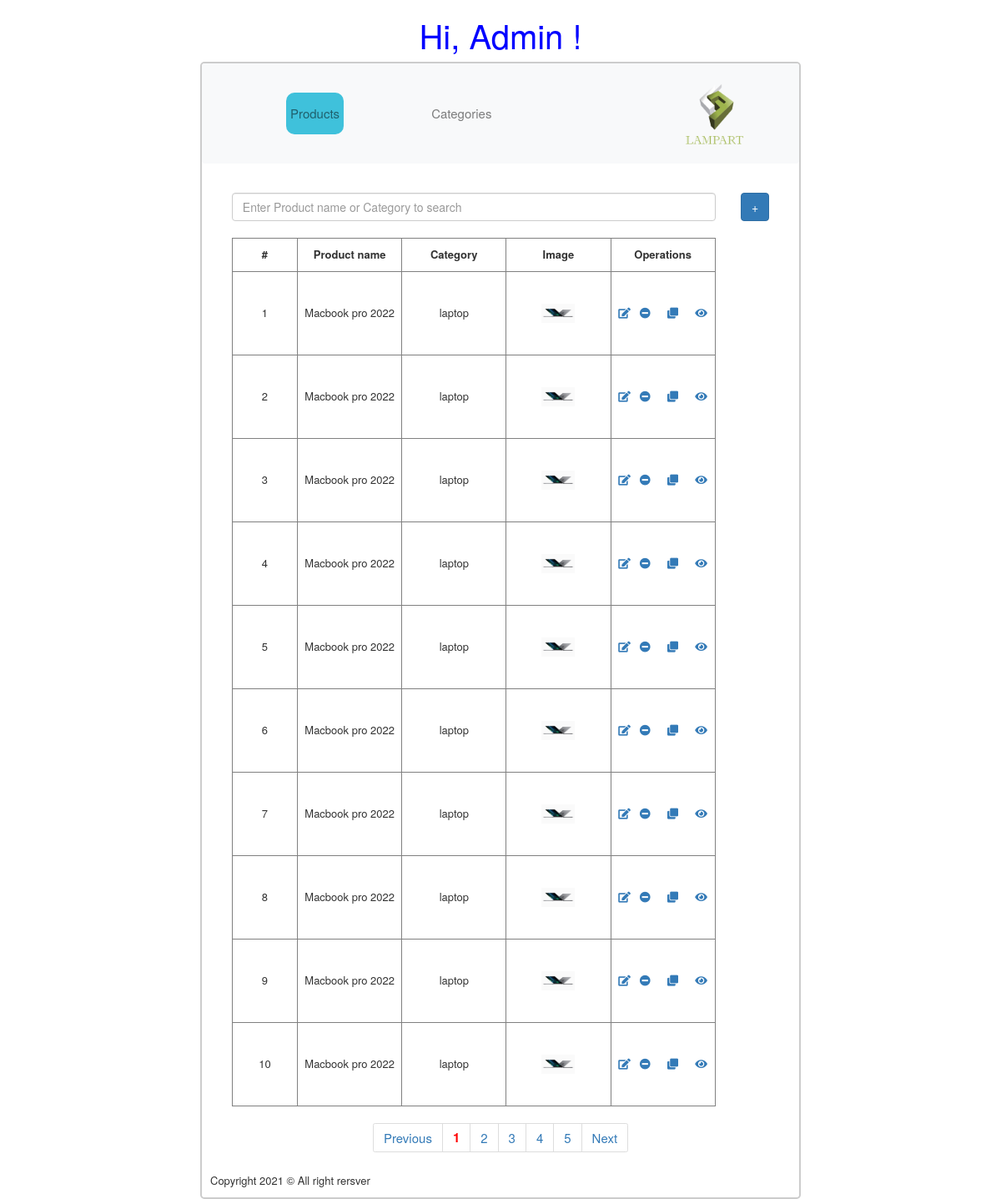
Screenshot of /?menu=products with the database file from the repository.
### tables this page shows
CREATE TABLE `tbl_product` (
  `product_id` int(11) NOT NULL,
  `product_name` varchar(100) NOT NULL,
  `category_id` int(11) NOT NULL,
  `category_name` varchar(50) NOT NULL,
  `images` longtext NOT NULL
);

### modules/product_consollers/product_list.php (the view, shortened to what this page needs)
<?php
class product
{
    protected $mysqli;
    public function __construct(mysqli $mysqli)
    {
        $this->mysqli = $mysqli;
    }
public function count(string $productName = ''): int
{
    $sqlProductCount = "SELECT COUNT(*) as total FROM tbl_product WHERE product_name LIKE '%$productName%' OR category_name LIKE '%$productName%'";
    $queryProductCount = $this->mysqli->query($sqlProductCount);
    $row = $queryProductCount->fetch_array();
    return (int) $row['total'];
}
public function search(int $page = 1, int $itemsPerPage = 10, string $productName = ''): array
{
    $start = ($page - 1) * $itemsPerPage;
    $sqlProductList = "SELECT * FROM tbl_product WHERE product_name LIKE '%$productName%' OR category_name LIKE '%$productName%' ORDER BY product_name DESC LIMIT $start, $itemsPerPage";
    $queryProductList = $this->mysqli->query($sqlProductList);
    $productList = array();
    while ($row = $queryProductList->fetch_array()) {
        $productList[] = $row;
    }
    return $productList;
}
}
$currentPage = 1;
    $itemsPerPage = 10;
    $product = new Product($mysqli);
    $currentProductName = '';
    $productList = $product->search($currentPage, $itemsPerPage, $currentProductName);
$totalItems = $product->count($currentProductName);
if ($totalItems > 0) {
include('search.php');
?>
            <table border="1" width="90%" text-align="center" style="border-collapse:collapse">
                <tr>
                    <th width="50px" style="text-align:center">#</th>
                    <th class="th_product">Product name</th>
                    <th class="th_product">Category</th>
                    <th class="th_product">Image</th>
                    <th class="th_product">Operations</th>
                </tr>
                <?php
                        $i = ($currentPage - 1) * $itemsPerPage;
                        foreach ($productList as $row) {
                            $i++;
                    ?>
                    <tr align="center" style="height:100px">
                            <td>                   <?php echo $i ?></td>
                            <td class="td_product"><?php echo $row['product_name'] ?> </td>
                            <td class="td_product"><?php echo  $row['category_name'] ?></td>
                            <td class="td_product" width="100px"><img src="modules/product_consollers/product_image/<?php echo $row['images']?>"style="max-height:80px;max-width:40px"  alt="no image"></td>
                            <td>
                            <a href="?menu=products&product_id=<?php echo $row['product_id'] ?>&query=edit">
                                    <i class="fas fa-edit"></i>
                                </a>&nbsp;
                                <a href="?menu=products&product_id=<?php echo $row['product_id'] ?>&query=delete">
                                    <i class="fa fa-minus-circle"></i>
                                </a>&emsp;
                                <a href="?menu=products&product_id=<?php echo $row['product_id'] ?>&query=copy">
                                    <i class="fa fa-clone" aria-hidden="true"></i>
                                </a>&emsp;
                                <a href="?menu=products&product_id=<?php echo $row['product_id'] ?>&query=show">
                                    <i class="fa fa-eye" aria-hidden="true"></i>
                                </a>
                            </td>
                    </tr>
                        <?php } ?>
            </table>
<?php
        }
        else
        {
            echo 'No product -> Click the button to add new product';
        } ?>

### css/style.css (style rules this page uses)
body { margin: 0 auto; }
th.th_product { width: 80px; height: 40px; text-align: center; }
td.td_product { width: 80px; height: 40px; text-align: center; }

### rows the page displays
tbl_product: product_name "Macbook pro 2022", category_name "laptop", images (picture)
tbl_product: product_name "Macbook pro 2022", category_name "laptop", images (picture)
tbl_product: product_name "Macbook pro 2022", category_name "laptop", images (picture)
tbl_product: product_name "Macbook pro 2022", category_name "laptop", images (picture)
tbl_product: product_name "Macbook pro 2022", category_name "laptop", images (picture)
tbl_product: product_name "Macbook pro 2022", category_name "laptop", images (picture)
tbl_product: product_name "Macbook pro 2022", category_name "laptop", images (picture)
tbl_product: product_name "Macbook pro 2022", category_name "laptop", images (picture)
tbl_product: product_name "Macbook pro 2022", category_name "laptop", images (picture)
tbl_product: product_name "Macbook pro 2022", category_name "laptop", images (picture)
